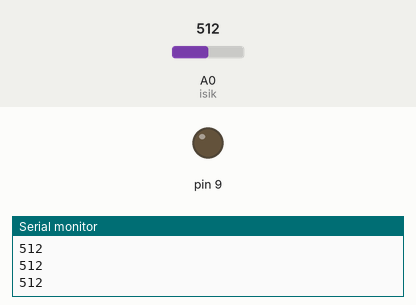
This sketch was run on a simulated Arduino Uno, built with avr-gcc and run on an emulated ATmega328P. Parts: output pins drawn as LEDs (lit = HIGH), the last lines printed to the serial monitor. The inputs (shaded band) are chosen by the test bench; at power-on: A0 (isik) = 512.

Above: at 1.2 s.
1.3 s: A0 (isik) set to 286
2.8 s: A0 (isik) set to 269
At 3.7 s:
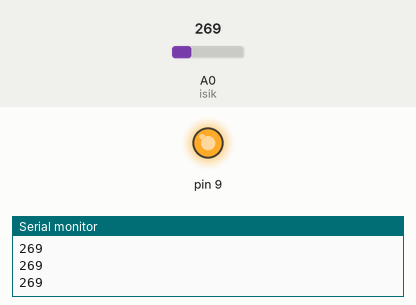
4.3 s: A0 (isik) set to 288
At 4.7 s:
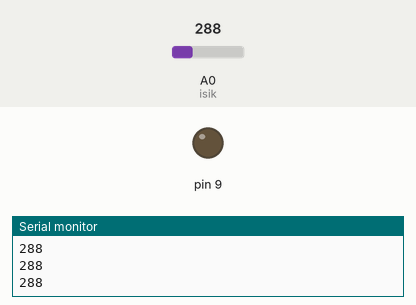
5.8 s: A0 (isik) set to 268
At 7.2 s:
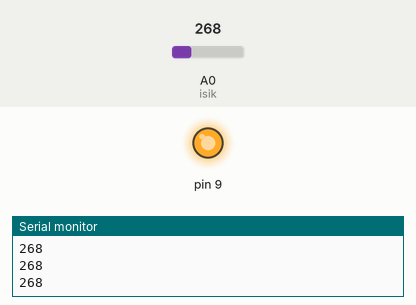
Timing chart, 0 to 8.3 s (numbered marks = the images above; inputs shaded):
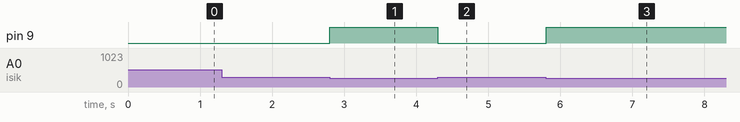

The sketch:

geceLambasi.ino
```cpp
int isik = A0;

void setup() {
  pinMode(isik,INPUT);
  pinMode(9,OUTPUT);
  Serial.begin(9600);
}

void loop() {
  geceLambasi();

}

void geceLambasi() {
  if(analogRead(isik) < 278){
    digitalWrite(9,HIGH);
  }
  else{
    digitalWrite(9,LOW);
  }
  Serial.println(analogRead(isik));
}
```

Measured:
- the behaviour switches between 278 and 277 on A0 (isik) (found by bisection; images 0 and 1)
- after the input at 2.8 s, pin 9: LOW → HIGH at once
- after the input at 4.3 s, pin 9: HIGH → LOW at once
- after the input at 5.8 s, pin 9: LOW → HIGH at once
